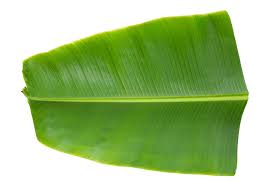
#> input picture dataset/Google_img/bay.jpeg, 268 x 188 px; its folder holds only this picture in this run
$ python -i extract_features.py   (imports and definitions only)   (older library calls are emulated)
#> lines starting #> are read from the running program, lines starting #| are printed output that depends on the picture; after the words box and inside, x2 and y2 are one past the last pixel; in counts of white or black regions, pixels touching at a corner belong together
#> in extract_features, img is the input picture: shape (188, 268, 3); mean B, G, R 130.9, 192.6, 162.4
import os
import cv2
import numpy as np
import pandas as pd
from skimage.feature import graycomatrix, graycoprops, local_binary_pattern, hog
import hashlib

# -----------------------------
# Feature extraction functions
# -----------------------------

def get_leaf_mask(img):
    """
    Extract the leaf region from the image using HSV color thresholding and morphological operations.
    Returns a binary mask where leaf pixels are 1.
    """
    hsv = cv2.cvtColor(img, cv2.COLOR_BGR2HSV)  # Convert to HSV color space
#> hsv: shape (188, 268, 3); mean H, S, V 34.4, 107.4, 192.6
    lower, upper = np.array([25, 40, 40]), np.array([90, 255, 255])  # Green-ish range
    mask = cv2.inRange(hsv, lower, upper)  # Threshold to get leaf region
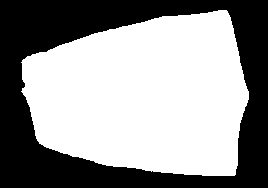
#> mask: shape (188, 268); 58.2% white; 1 black region, box (x1, y1, x2, y2) and area: (0, 0, 268, 188) 21045
    kernel = cv2.getStructuringElement(cv2.MORPH_ELLIPSE, (7,7))  # Morphological kernel
    mask = cv2.morphologyEx(mask, cv2.MORPH_CLOSE, kernel)  # Fill small holes
#> mask: shape (188, 268); 58.2% white; 1 black region, box (x1, y1, x2, y2) and area: (0, 0, 268, 188) 21042
    mask = cv2.morphologyEx(mask, cv2.MORPH_OPEN, kernel)   # Remove small noise
#> mask: shape (188, 268); 58.2% white; 1 black region, box (x1, y1, x2, y2) and area: (0, 0, 268, 188) 21053
    return mask

def color_feats(img, mask):
    """
    Extract color features from leaf region.
    Includes mean, std for HSV & LAB channels, gray-scale stats, and histogram of hue.
    Returns 30 features vector (padded if necessary).
    """
    hsv = cv2.cvtColor(img, cv2.COLOR_BGR2HSV)
    lab = cv2.cvtColor(img, cv2.COLOR_BGR2LAB)
#> lab: shape (188, 268, 3); mean of channels 0, 1, 2 189.4, 107.9, 155.2
    gray = cv2.cvtColor(img, cv2.COLOR_BGR2GRAY)
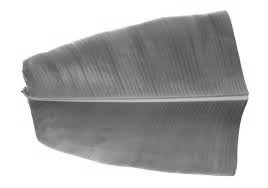
#> gray: shape (188, 268); min 64, max 255, mean 176.5
    feats = []

    # Compute mean and std for each channel in HSV and LAB
    for arr in [hsv, lab]:
        pix = arr[mask > 0]  # Only leaf pixels
        for ch in range(arr.shape[2]):
            feats.append(pix[:,ch].mean() if len(pix) else 0)
            feats.append(pix[:,ch].std() if len(pix) else 0)
#> this loop made 2 passes
#> after the loop, feats = [45.31, 3.31, 183.4, 39.81, 148, 24.59, 142.6, 24, 93.71, 4.53, 174.4, 8.71]

    # Gray-scale stats
    pix_gray = gray[mask > 0]
    feats += [pix_gray.mean() if len(pix_gray) else 0,
              pix_gray.std() if len(pix_gray) else 0]
#> feats = [45.31, 3.31, 183.4, 39.81, 148, 24.59, 142.6, 24, 93.71, 4.53, 174.4, 8.71, 120.5, 25.51]

    # Hue histogram (16 bins, normalized)
    hist = cv2.calcHist([hsv], [0], mask, [16], [0,180]).flatten()
#> hist = [0, 0, 96, 9217, 20017, 1, 0, 0, 0, 0, 0, 0, 0, 0, 0, 0]
    hist = hist / (hist.sum() + 1e-6)  # Avoid division by zero
#> hist = [0, 0, 0.00327, 0.314, 0.682, 3.41e-05, 0, 0, 0, 0, 0, 0, 0, 0, 0, 0]
    feats += hist.tolist()
#> feats = 30 values, max 183.4 at index 2, min 0 at index 14, mean 34.64

    # Ensure vector is length 30
    return np.array(feats[:30]) if len(feats) >= 30 else np.pad(feats, (0,30-len(feats)), 'constant')

def texture_feats(img, mask):
    """
    Extract texture features from leaf region.
    Includes GLCM (contrast, homogeneity, energy, correlation),
    LBP histogram, HOG stats, and edge density.
    Returns 25 features vector (padded if necessary).
    """
    gray = cv2.cvtColor(img, cv2.COLOR_BGR2GRAY)
    masked = cv2.bitwise_and(gray, gray, mask=mask)  # Masked gray image
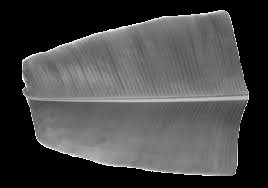
#> masked: shape (188, 268); min 0, max 252, mean 70.2

    # ----- GLCM features -----
    try:
        quantized = (masked / 4).astype(np.uint8)  # Reduce gray levels
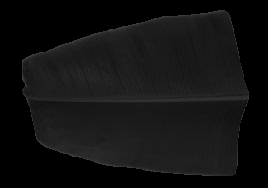
#> quantized: shape (188, 268); min 0, max 63, mean 17.3
        glcm = graycomatrix(quantized, [5], [0], levels=64, symmetric=True, normed=True)
        contrast = graycoprops(glcm, 'contrast')[0,0]
#> contrast = 61.4
        homogeneity = graycoprops(glcm, 'homogeneity')[0,0]
#> homogeneity = 0.69
        energy = graycoprops(glcm, 'energy')[0,0]
#> energy = 0.395
        correlation = graycoprops(glcm, 'correlation')[0,0]
#> correlation = 0.871
    except:
        contrast = homogeneity = energy = correlation = 0

    # ----- LBP histogram -----
    lbp = local_binary_pattern(masked, P=8, R=1, method="uniform")
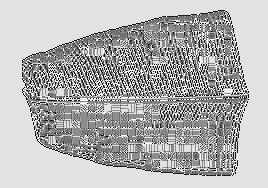
#> lbp: shape (188, 268) float64; min 0, max 9, mean 6.3; drawn with min black and max white
    hist, _ = np.histogram(lbp[mask>0], bins=np.arange(0,18), range=(0,18))
#> hist = 17 values, max 6133 at index 5, min 0 at index 10, mean 1725.4
    hist = hist.astype("float") / (hist.sum() + 1e-6)
#> hist = 17 values, max 0.209 at index 5, min 0 at index 10, mean 0.0588

    # ----- HOG features -----
    try:
        hog_desc = hog(masked, pixels_per_cell=(16,16), cells_per_block=(1,1), feature_vector=True)
#> hog_desc = 1584 values, max 1 at index 94, min 0 at index 0, mean 0.216
        hog_mean, hog_std = np.mean(hog_desc), np.std(hog_desc)
#> hog_mean = 0.216; hog_std = 0.201
    except:
        hog_mean = hog_std = 0

    # ----- Edge density -----
    try:
        edges = cv2.Canny(masked, 50, 150)
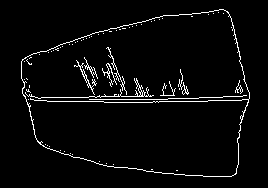
#> edges: shape (188, 268); 3.7% white in thin lines or dots, all inside (x1, y1, x2, y2) = (21, 9, 250, 177)
        edge_density = edges.sum() / (mask.sum() + 1e-6)
#> edge_density = 0.0633
    except:
        edge_density = 0

    feats = [contrast, homogeneity, energy, correlation] + hist.tolist() + [hog_mean, hog_std, edge_density]
#> feats = [61.4, 0.69, 0.395, 0.871, 0.0349, 0.0831, 0.0236, 0.0862, 0.174, 0.209, 0.079, 0.0922, 0.126, 0.0925, 0, 0, 0, 0, 0, 0, 0, 0.216, 0.201, 0.0633]
    return np.array(feats[:25]) if len(feats) >= 25 else np.pad(feats, (0,25-len(feats)), 'constant')

def shape_feats(mask):
    """
    Extract shape features from leaf mask.
    Returns area, perimeter, circularity, and aspect ratio.
    """
    contours, _ = cv2.findContours(mask, cv2.RETR_EXTERNAL, cv2.CHAIN_APPROX_SIMPLE)
#> contours = 1 contour; box (x1, y1, x2, y2) and area: (22, 10, 249, 176) 29008
    if not contours:
        return np.array([0,0,0,0])
    cnt = max(contours, key=cv2.contourArea)  # Largest contour (assume main leaf)
#> cnt = contour of 266 points, box (x1, y1, x2, y2) (22, 10, 249, 176), area 29008
    area = cv2.contourArea(cnt)
#> area = 29008
    perimeter = cv2.arcLength(cnt, True)
#> perimeter = 704.5
    circularity = 4*np.pi*area / (perimeter**2 + 1e-6)
#> circularity = 0.735
    x,y,w,h = cv2.boundingRect(cnt)
#> x = 22; y = 10; w = 227; h = 166
    aspect = w / (h+1e-6)
#> aspect = 1.37
    return np.array([area, perimeter, circularity, aspect])

def extract_features(img_path):
    """
    Extract all features (color, texture, shape) for a given image path.
    Returns 59-dimensional feature vector.
    """
    img = cv2.imread(img_path)
    mask = get_leaf_mask(img)
    feats = np.hstack([color_feats(img, mask), texture_feats(img, mask), shape_feats(mask)])
#> feats = 59 values, max 29008 at index 55, min 0 at index 14, mean 522.4
    return feats if len(feats)==59 else np.pad(feats, (0, 59-len(feats)), 'constant')

#==========hashing function to avoid duplicate images==========
def get_image_hash(img_path):
    """
    Generate MD5 hash of image content to avoid duplicates in dataset.
    Returns None if file cannot be read.
    """
    try:
        with open(img_path, "rb") as f:
            data = f.read()
            return hashlib.md5(data).hexdigest()
    except:
        return None


# -----------------------------
# Main extraction
# -----------------------------
# [72 lines not run here, left out]

>>> result = extract_features('dataset/Google_img/bay.jpeg')
#> result has the same summary as feats in extract_features
